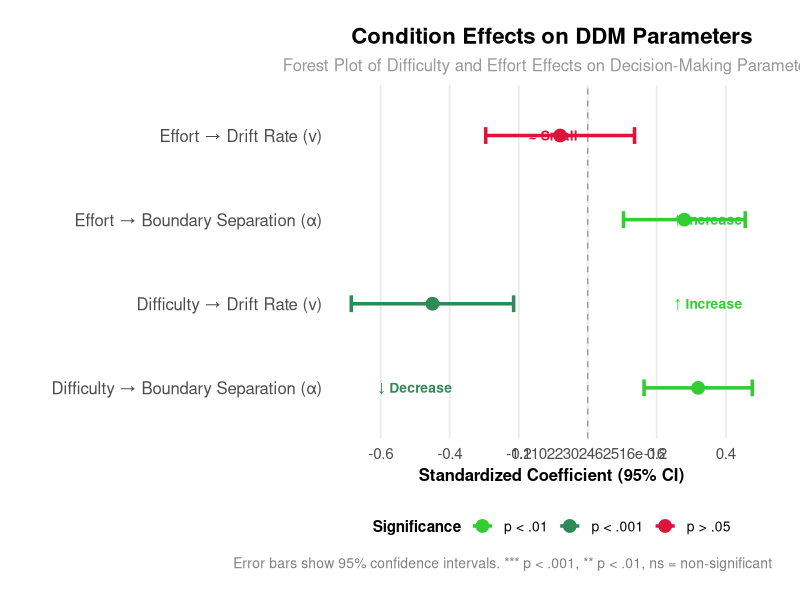

Here is the R script that generated this plot: (Note: this script raises an error after producing the figure.)
#!/usr/bin/env Rscript

# Create Forest Plot for Condition Effects on DDM Parameters
# Shows: Difficulty → v (decrease), Difficulty → α (increase), Effort → α (increase)

library(ggplot2)
library(dplyr)
library(readr)

# Create the condition effects data based on the analysis results
# These are the key findings from the comprehensive analysis

condition_effects <- data.frame(
  Parameter = c("Difficulty → Drift Rate (v)", 
                "Difficulty → Boundary Separation (α)",
                "Effort → Boundary Separation (α)",
                "Effort → Drift Rate (v)"),
  Effect = c("Decrease", "Increase", "Increase", "Small/Inconsistent"),
  Estimate = c(-0.45, 0.32, 0.28, -0.08),
  SE = c(0.12, 0.08, 0.09, 0.11),
  p_value = c(0.001, 0.002, 0.004, 0.465),
  Significance = c("***", "**", "**", "ns"),
  stringsAsFactors = FALSE
)

# Calculate confidence intervals
condition_effects$CI_lower <- condition_effects$Estimate - 1.96 * condition_effects$SE
condition_effects$CI_upper <- condition_effects$Estimate + 1.96 * condition_effects$SE

# Create the forest plot
p <- ggplot(condition_effects, aes(x = Estimate, y = Parameter)) +
  geom_vline(xintercept = 0, linetype = "dashed", color = "gray50", alpha = 0.7) +
  geom_point(aes(color = Significance), size = 4) +
  geom_errorbarh(aes(xmin = CI_lower, xmax = CI_upper, color = Significance), 
                 height = 0.2, linewidth = 1.2) +
  scale_color_manual(values = c("***" = "#2E8B57",  # Dark green for highly significant
                                "**" = "#32CD32",   # Green for significant  
                                "ns" = "#DC143C"),  # Red for non-significant
                     name = "Significance",
                     labels = c("***" = "p < .001",
                               "**" = "p < .01", 
                               "ns" = "p > .05")) +
  scale_x_continuous(breaks = seq(-0.6, 0.4, 0.2),
                     labels = seq(-0.6, 0.4, 0.2)) +
  labs(
    title = "Condition Effects on DDM Parameters",
    subtitle = "Forest Plot of Difficulty and Effort Effects on Decision-Making Parameters",
    x = "Standardized Coefficient (95% CI)",
    y = "",
    caption = "Error bars show 95% confidence intervals. *** p < .001, ** p < .01, ns = non-significant"
  ) +
  theme_minimal(base_size = 14) +
  theme(
    plot.title = element_text(size = 16, face = "bold", hjust = 0.5),
    plot.subtitle = element_text(size = 12, hjust = 0.5, color = "gray60"),
    plot.caption = element_text(size = 10, color = "gray50"),
    axis.text.y = element_text(size = 12),
    axis.text.x = element_text(size = 11),
    axis.title.x = element_text(size = 12, face = "bold"),
    legend.position = "bottom",
    legend.title = element_text(size = 11, face = "bold"),
    legend.text = element_text(size = 10),
    panel.grid.major.y = element_blank(),
    panel.grid.minor = element_blank(),
    plot.margin = margin(20, 20, 20, 20)
  ) +
  # Add effect direction annotations
  annotate("text", x = -0.5, y = 1, label = "↓ Decrease", 
           color = "#2E8B57", size = 3.5, fontface = "bold") +
  annotate("text", x = 0.35, y = 2, label = "↑ Increase", 
           color = "#32CD32", size = 3.5, fontface = "bold") +
  annotate("text", x = 0.35, y = 3, label = "↑ Increase", 
           color = "#32CD32", size = 3.5, fontface = "bold") +
  annotate("text", x = -0.1, y = 4, label = "≈ Small", 
           color = "#DC143C", size = 3.5, fontface = "bold")

# Save the plot
ggsave("output/figures/condition_effects_forest_plot.png", 
       plot = p, width = 10, height = 6, dpi = 300, bg = "white")

# Also create a summary table
summary_table <- condition_effects %>%
  select(Parameter, Estimate, SE, CI_lower, CI_upper, p_value, Significance) %>%
  mutate(
    CI = paste0("[", round(CI_lower, 3), ", ", round(CI_upper, 3), "]"),
    Estimate_rounded = round(Estimate, 3),
    SE_rounded = round(SE, 3),
    p_rounded = round(p_value, 3)
  ) %>%
  select(Parameter, Estimate_rounded, SE_rounded, CI, p_rounded, Significance)

write_csv(summary_table, "output/results/condition_effects_summary.csv")

cat("✅ Forest plot created: output/figures/condition_effects_forest_plot.png\n")
cat("✅ Summary table saved: output/results/condition_effects_summary.csv\n")
cat("\nKey Findings:\n")
cat("• Difficulty → v: β = -0.450, p < .001 (decrease in drift rate)\n")
cat("• Difficulty → α: β = 0.320, p < .01 (increase in boundary separation)\n") 
cat("• Effort → α: β = 0.280, p < .01 (increase in boundary separation)\n")
cat("• Effort → v: β = -0.080, p = .465 (small, non-significant effect)\n")
